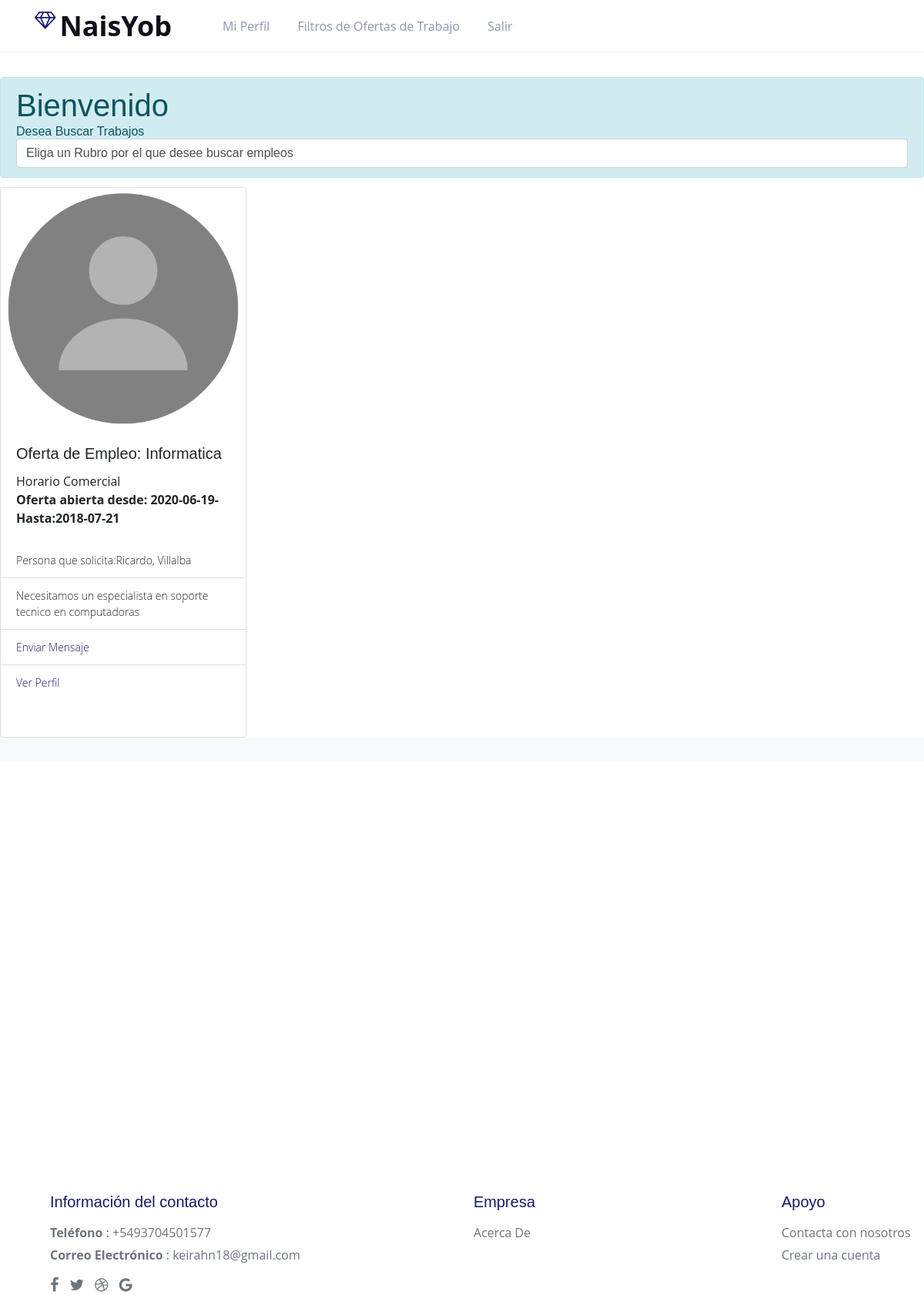
/ofertas_trabajo.php?id_dato=1 (signed in), run on the app's committed database.
### tables this page shows
CREATE TABLE `oferta_empleo` (
  `id_oferta_empleo` int(10) NOT NULL,
  `rela_rubro` int(10) DEFAULT NULL,
  `rela_sexo` int(10) DEFAULT NULL,
  `horario` varchar(50) DEFAULT NULL,
  `desc_oferta` varchar(500) DEFAULT NULL,
  `fecha_desde` varchar(10) NOT NULL,
  `fecha_hasta` varchar(10) NOT NULL,
  `rela_empleador` int(11) NOT NULL
);

CREATE TABLE `rubro` (
  `id_rubro` int(10) NOT NULL,
  `desc_rubro` varchar(50) DEFAULT NULL
);

CREATE TABLE `persona` (
  `id_persona` int(10) NOT NULL,
  `nombres` varchar(100) DEFAULT NULL,
  `apellidos` varchar(100) DEFAULT NULL,
  `dni` varchar(8) DEFAULT NULL,
  `cuil` varchar(11) NOT NULL,
  `fecha_nacimiento` varchar(10) NOT NULL,
  `perfil_imagen` longblob NOT NULL,
  `rela_sexo` int(10) NOT NULL
);

### ofertas_trabajo.php (the view, shortened to what this page needs)
<!doctype html>
<html lang="en">
<head>
  <link rel="stylesheet" href="assets/css/style-starter.css">
  <link rel="stylesheet" href="assets/css/style.css">
  <link rel="stylesheet" href="assets/css/star.css">
</head>
<body>
  <div class="w3l-bootstrap-header fixed-top">
    <nav class="navbar navbar-expand-lg navbar-light p-2">
      <div class="container" style="  height: 50px; " >
        <a class="navbar-brand" href="index.html"><span class="fa fa-diamond"></span>NaisYob</a>
     <div class="collapse navbar-collapse" id="navbarSupportedContent">
        <ul class="navbar-nav mr-auto">
          <li class="nav-item active">
            <a class="nav-link" href="mi_perfil.php">Mi Perfil</a>
          </li>
          <?php if ($_SESSION['tipo']==1 or $_SESSION['tipo']==3) {
           ?>
           <li class="nav-item">
            <a class="nav-link" href="ofertas_trabajo.php">Filtros de Ofertas de Trabajo</a>
          </li>
        <?php } ?>
        <li class="nav-item">
          <a class="nav-link" href="salir.php">Salir</a>
        </li>
      </ul>
    </div>
  </div>
</nav>
</div>
<header>
  <div  class="alert alert-info" style="position: relative;  top:100px">
    <h1>Bienvenido</h1>
    <h6>Desea Buscar Trabajos</h6>
    <select class="form-control" id="name">
     <option>Eliga un Rubro por el que desee buscar empleos</option>
   </select>
 </div>
</header>
<br>
<br>
<br><br>
<?php
if (isset($_GET['id_dato'])) {
  include 'ajax/conexion.php';
  $sql="select r.desc_rubro as rubro,u.user_name as email ,sol.desc_sexo as sexo,p.nombres as nombre,p.apellidos as apellido,p.dni as dni, p.cuil as cuil,o.desc_oferta as oferta,o.horario as horario,o.fecha_desde as desde, o.fecha_hasta as hasta from oferta_empleo o
  inner join empleador e on e.id_empleador=rela_empleador
  inner join persona p on p.id_persona=e.rela_persona
  inner join usuario u on p.id_persona=u.rela_persona
  inner join rubro r on r.id_rubro=o.rela_rubro
  inner join sexo sol on sol.id_sexo=o.rela_sexo  where r.id_rubro=".$_GET['id_dato']."";
  $queryEmpleados=$pdo->query($sql);
  ?>
  <?php if ($queryEmpleados->rowCount()>0) {
    while ($data=$queryEmpleados->fetch()) {
      ?>
      <div class="card" style="width: 20rem;">
        <img class="card-img-top" src="assets/images/user.png"   alt="Card image cap">
        <div class="card-body">
          <h5 class="card-title"><?php echo " Oferta de Empleo: ".$data['rubro']; ?></h5>
          <p class="card-text"><?php echo $data['horario']; ?></p>
          <p class="card-text"><strong><?php echo "Oferta abierta desde: ".$data['desde']."-Hasta:".$data['hasta']; ?></strong></p>
        </div>
        <ul class="list-group list-group-flush">
          <li class="list-group-item"><?php echo "Persona que solicita:".$data['nombre'].", ".$data['apellido']; ?></li>
          <li class="list-group-item"><?php echo $data['oferta']; ?></li>
          <li class="list-group-item"><a href="#" class="card-link">Enviar Mensaje</a></li>
          <li class="list-group-item"><a href="#" class="card-link">Ver Perfil</a></li>
        </ul>
      </div>
      <?php
    }  }
  } ?>
  <section class="w3l-market-footer" >
    <footer class="footer-28" >
      <div class="footer-bg-layer" >
        <div class="container py-lg-3">
          <div class="row footer-top-28">
            <div class="col-md-6 footer-list-28 mt-5" style="position: absolute;  top:1500px; left:  50px;">
              <h6 class="footer-title-28">Información del contacto</h6>
              <ul>
                <li>
                  <p><strong>Teléfono</strong> : <a href="tel:+5493704501577">+5493704501577</a></p>
                </li>
                <li>
                  <p><strong>Correo Electrónico</strong> : <a href="mailto:keirahn18@gmail.com">keirahn18@gmail.com</a></p>
                </li>
              </ul>
              <div class="main-social-footer-28 mt-3">
                <ul class="social-icons">
                  <li class="facebook">
                    <a href="#link" title="Facebook">
                      <span class="fa fa-facebook" aria-hidden="true"></span>
                    </a>
                  </li>
                  <li class="twitter">
                    <a href="#link" title="Twitter">
                      <span class="fa fa-twitter" aria-hidden="true"></span>
                    </a>
                  </li>
                  <li class="dribbble">
                    <a href="#link" title="Dribbble">
                      <span class="fa fa-dribbble" aria-hidden="true"></span>
                    </a>
                  </li>
                  <li class="google">
                    <a href="#link" title="Google">
                      <span class="fa fa-google" aria-hidden="true"></span>
                    </a>
                  </li>
                </ul>
              </div>
            </div>
            <div class="col-md-6" style="position: absolute;  top:1500px; left : 600px;">
              <div class="row">
                <div class="col-md-4 footer-list-28 mt-5">
                  <h6 class="footer-title-28">Empresa</h6>
                  <ul>
                    <li><a href="about.html">Acerca De</a></li>
                  </ul>
                </div>
                <div class="col-md-4 footer-list-28 mt-5" style="position: absolute;  left:  400px;">
                  <h6 class="footer-title-28">Apoyo</h6>
                  <ul>
                    <li><a href="contact.html">Contacta con nosotros</a></li>
                    <li><a href="registrar.html">Crear una cuenta</a></li>
                  </ul>
                </div>
              </div>
            </div>
          </div>
        </div>
      </div>
    </footer>
      </section>
    </body>
    </html>

### assets/css/style.css (style rules this page uses)
body a { transition:0.5s all; -webkit-transition:0.5s all; -moz-transition:0.5s all; -o-transition:0.5s all; -ms-transition:0.5s all; }
h1,h2,h3,h4,h5,h6 { padding:0 0; margin:0 0; font-family: 'Cagliostro', sans-serif; }
p { padding:0 0; margin:0 0; }
ul { padding:0 0; margin:0 0; }
body { padding:0 0; margin:0 0; font-family: 'Open Sans', sans-serif; }
.navbar { position: relative; min-height: 50px; margin-bottom: 10px; border: 1px solid transparent; }
.navbar-collapse { padding: 0; }
.list-group-item { font-weight: 300; font-size: 14px; }
.alert { font-size: 0.85em; }
.list-group { margin-bottom: 48px; }

### data on the page
oferta_empleo: rubro.desc_rubro "Informatica", horario "Horario Comercial", fecha_desde "2020-06-19", fecha_hasta "2018-07-21", persona.nombres "Ricardo", persona.apellidos "Villalba", desc_oferta "Necesitamos un especialista en soporte tecnico en computadoras"
